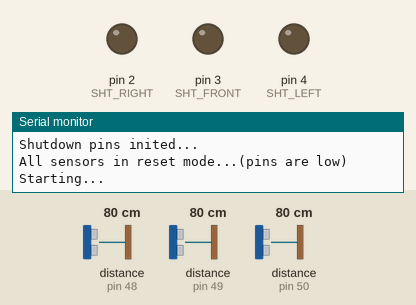
The sketch below on a simulated Arduino Uno, built with avr-gcc and run on an emulated ATmega328P. On the bench: output pins drawn as LEDs (lit = HIGH), the last lines printed to the serial monitor. The test bench sets the inputs (shaded band); at power-on: distance to the obstacle (sensors on pin 48, pin 49, pin 50) 80 cm.

Above: at 0.01 s.
At 1.2 s:
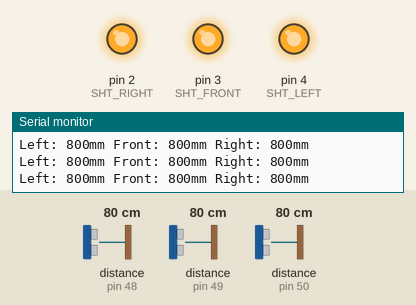
1.3 s: distance to the obstacle (sensor on pin 48) set to 250 cm
3.4 s: distance to the obstacle (sensor on pin 49) set to 250 cm
5.4 s: distance to the obstacle (sensor on pin 50) set to 250 cm
7.6 s: distance to the obstacle (sensor on pin 48) set to 2 cm
9.8 s: distance to the obstacle (sensor on pin 49) set to 2 cm
Timing chart, 0 to 12.8 s (numbered marks = the images above; inputs shaded):
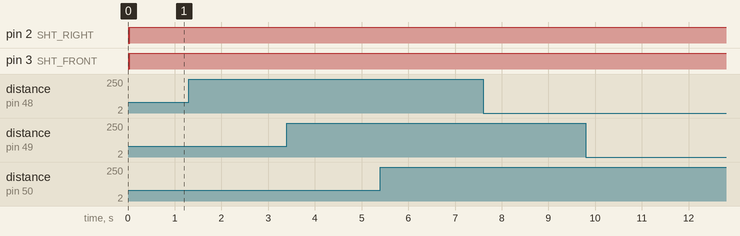

The sketch:

multipleIRSensors.ino
```cpp
// Importing the adafruit sensor library
#include "Adafruit_VL53L0X.h"

// Defining addresses for the sensors
#define LEFT_ADDRESS 0x30
#define FRONT_ADDRESS 0x31
#define RIGHT_ADDRESS 0x32

// variables to store sensor readings
int sensor_left, sensor_front, sensor_right;

// We can't use the three sensors at once
// So we have to disable two while we use one. For that we need to connect XSHUT pins
#define SHT_LEFT 4
#define SHT_FRONT 3
#define SHT_RIGHT 2

// Objects to store the sensors (type: Adafruit_VL53L0X)
Adafruit_VL53L0X left = Adafruit_VL53L0X();
Adafruit_VL53L0X front = Adafruit_VL53L0X();
Adafruit_VL53L0X right = Adafruit_VL53L0X();

// this holds the measurement
VL53L0X_RangingMeasurementData_t measure_left;
VL53L0X_RangingMeasurementData_t measure_front;
VL53L0X_RangingMeasurementData_t measure_right;

void setID() {
  // When XSHUT pin is set to HIGH, the sensor works and does not when set to LOW

  // Reset all sensors
  digitalWrite(SHT_LEFT, LOW);
  digitalWrite(SHT_FRONT, LOW);
  digitalWrite(SHT_RIGHT, LOW);
  delay(10);

  // Unreset all sensors
  digitalWrite(SHT_LEFT, HIGH);
  digitalWrite(SHT_FRONT, HIGH);
  digitalWrite(SHT_RIGHT, HIGH);
  delay(10);

  // Activate LEFT and reset others
  digitalWrite(SHT_LEFT, HIGH);
  digitalWrite(SHT_FRONT, LOW);
  digitalWrite(SHT_RIGHT, LOW);

  // Initialize left sensors
  if (!left.begin(LEFT_ADDRESS)) {
    Serial.println(F("Failed to boot left VL53L0X"));
    while (1);
  }
  delay(10);

  // Activate FRONT and reset others
  digitalWrite(SHT_FRONT, HIGH);
  digitalWrite(SHT_RIGHT, LOW);

  // Initialize FRONT
  if (!front.begin(FRONT_ADDRESS)) {
    Serial.println(F("Failed to boot front VL53L0X"));
    while (1);
  }
  delay(10);

  // Activate RIGHT
  digitalWrite(SHT_RIGHT, HIGH);
  delay(10);

  // initialize RIGHT
  if (!right.begin(RIGHT_ADDRESS)) {
    Serial.println(F("Failed to boot right VL53L0X"));
    while (1);
  }
}

void read_three_sensors() {
  left.rangingTest(&measure_left, false); // read sensor 1
  front.rangingTest(&measure_front, false); // read sensor 2
  right.rangingTest(&measure_right, false); // read sensor 3

  // print left sensor reading
  Serial.print("Left: ");
  if (measure_left.RangeStatus != 4) {
    sensor_left = measure_left.RangeMilliMeter;
    Serial.print(sensor_left);
    Serial.print("mm");
  } else {
    Serial.print("Out of range");
  }

  Serial.print(" ");

  // print front sensor reading
  Serial.print("Front: ");
  if (measure_front.RangeStatus != 4) {
    sensor_front = measure_front.RangeMilliMeter;
    Serial.print(sensor_front);
    Serial.print("mm");
  } else {
    Serial.print("Out of range");
  }

  Serial.print(" ");

  // print right sensor reading
  Serial.print("Right: ");
  if (measure_right.RangeStatus != 4) {
    sensor_right = measure_right.RangeMilliMeter;
    Serial.print(sensor_right);
    Serial.print("mm");
  } else {
    Serial.print("Out of range");
  }

  Serial.println();
}

void setup() {
  Serial.begin(115200);

  while (!Serial) {
    delay(1);
  }

  pinMode(SHT_LEFT, OUTPUT);
  pinMode(SHT_FRONT, OUTPUT);
  pinMode(SHT_RIGHT, OUTPUT);

  Serial.println("Shutdown pins inited...");

  digitalWrite(SHT_LEFT, LOW);
  digitalWrite(SHT_FRONT, LOW);
  digitalWrite(SHT_RIGHT, LOW);

  Serial.println("All sensors in reset mode...(pins are low)");

  Serial.println("Starting...");
  // SetID function is responsible for assigning addresses to each sensor
  setID();
}

void loop() {
  read_three_sensors();
  delay(100);
}
```
